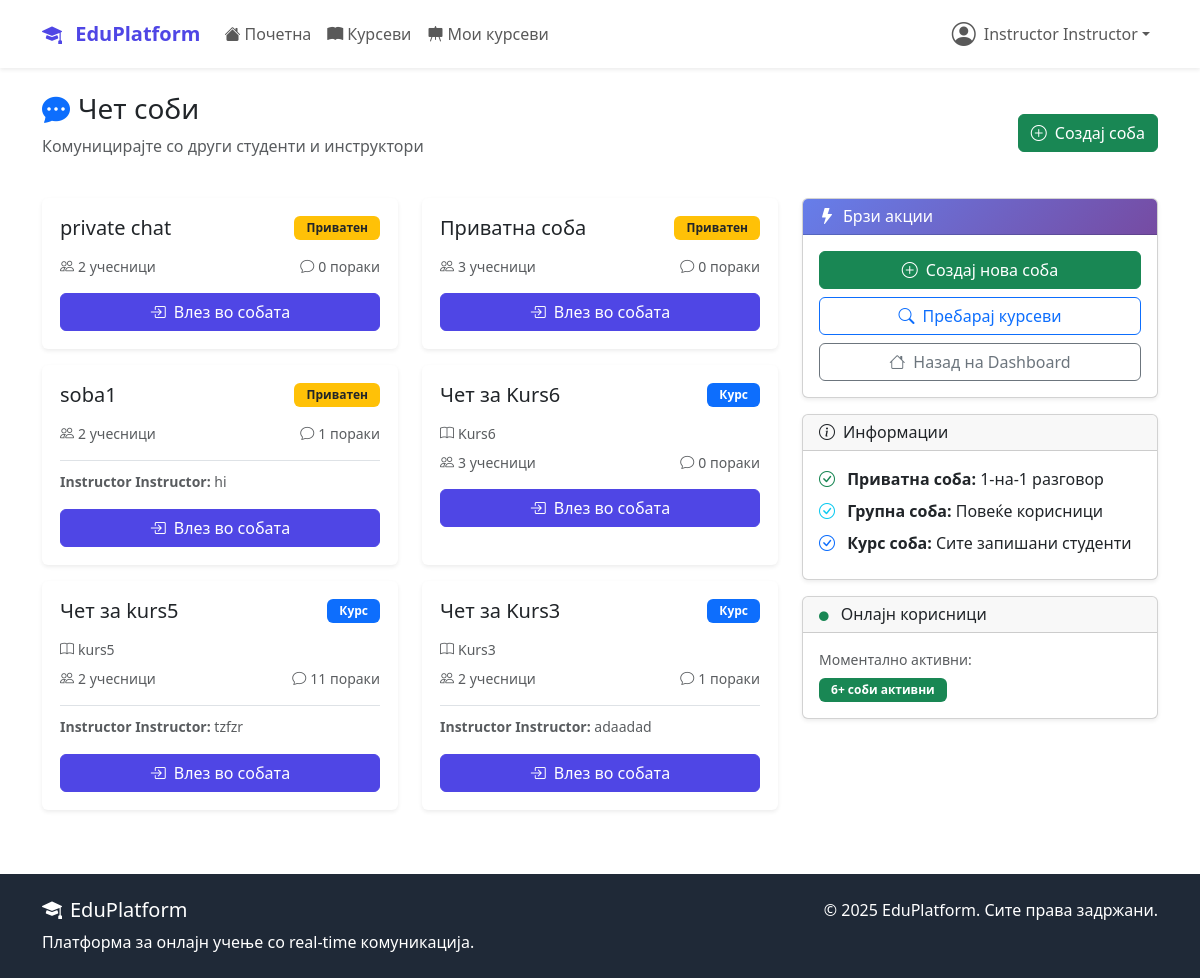
The page /chat/ (signed in) on the database its author committed.
### accounts/models.py (models this page shows, shortened)
class User(AbstractUser):
    USER_TYPE_CHOICES = (
        ('student', 'Студент'),
        ('instructor', 'Инструктор'),
        ('admin', 'Администратор'),
    )
    user_type = models.CharField(
        max_length=20,
        choices=USER_TYPE_CHOICES,
        default='student'
    )
    bio = models.TextField(max_length=500, blank=True)
    profile_picture = models.ImageField(
        upload_to='profile_pics/',
        blank=True,  # Додадено
        null=True    # Додадено
    )
    birth_date = models.DateField(null=True, blank=True)
    phone_number = models.CharField(max_length=15, blank=True)
    created_at = models.DateTimeField(auto_now_add=True)
    updated_at = models.DateTimeField(auto_now=True)

### chat/models.py (models this page shows, shortened)
class ChatRoom(models.Model):
    ROOM_TYPE_CHOICES = (
        ('course', 'Курс'),
        ('private', 'Приватен'),
        ('group', 'Групен'),
        ('general', 'Општ'),
    )
    name = models.CharField(max_length=100)
    room_type = models.CharField(max_length=20, choices=ROOM_TYPE_CHOICES)
    course = models.OneToOneField(
        Course,
        on_delete=models.CASCADE,
        null=True,
        blank=True,
        related_name='chat_room'
    )
    participants = models.ManyToManyField(
        settings.AUTH_USER_MODEL,
        related_name='chat_rooms'
    )
    created_by = models.ForeignKey(
        settings.AUTH_USER_MODEL,
        on_delete=models.CASCADE,
        related_name='created_rooms'
    )
    is_active = models.BooleanField(default=True)
    created_at = models.DateTimeField(auto_now_add=True)
    def get_latest_message(self):
        return self.messages.order_by('-timestamp').first()

class Message(models.Model):
    MESSAGE_TYPE_CHOICES = (
        ('text', 'Текст'),
        ('file', 'Фајл'),
        ('image', 'Слика'),
        ('system', 'Системска'),
    )
    room = models.ForeignKey(ChatRoom, on_delete=models.CASCADE, related_name='messages')
    sender = models.ForeignKey(
        settings.AUTH_USER_MODEL,
        on_delete=models.CASCADE,
        related_name='sent_messages'
    )
    content = models.TextField()
    message_type = models.CharField(max_length=20, choices=MESSAGE_TYPE_CHOICES, default='text')
    file_attachment = models.FileField(upload_to='chat_files/', blank=True, null=True)
    reply_to = models.ForeignKey(
        'self',
        on_delete=models.CASCADE,
        null=True,
        blank=True,
        related_name='replies'
    )
    is_edited = models.BooleanField(default=False)
    edited_at = models.DateTimeField(null=True, blank=True)
    timestamp = models.DateTimeField(auto_now_add=True)
    class Meta:
        ordering = ['timestamp']

### courses/models.py (models this page shows, shortened)
class Course(models.Model):
    DIFFICULTY_CHOICES = (
        ('beginner', 'Почетник'),
        ('intermediate', 'Средно'),
        ('advanced', 'Напредно'),
    )
    STATUS_CHOICES = (
        ('draft', 'Нацрт'),
        ('published', 'Објавен'),
        ('archived', 'Архивиран'),
    )
    title = models.CharField(max_length=200)
    slug = models.SlugField(unique=True, blank=True, max_length=250)
    description = models.TextField()
    instructor = models.ForeignKey(
        settings.AUTH_USER_MODEL,
        on_delete=models.CASCADE,
        related_name='courses_taught'
    )
    category = models.ForeignKey(Category, on_delete=models.CASCADE)
    thumbnail = models.ImageField(upload_to='course_thumbnails/', blank=True)
    price = models.DecimalField(max_digits=8, decimal_places=2, default=0.00)
    difficulty = models.CharField(max_length=20, choices=DIFFICULTY_CHOICES)
    status = models.CharField(max_length=20, choices=STATUS_CHOICES, default='published')
    duration_hours = models.PositiveIntegerField(help_text="Должина во часови")
    max_students = models.PositiveIntegerField(null=True, blank=True)
    requirements = models.TextField(blank=True, help_text="Предуслови за курсот")
    what_you_learn = models.TextField(help_text="Што ќе научат студентите")
    created_at = models.DateTimeField(auto_now_add=True)
    updated_at = models.DateTimeField(auto_now=True)
    class Meta:
        ordering = ['-created_at']

### chat/views.py (the view)
# urls.py: path('', views.ChatListView.as_view(), name='list'),
class ChatListView(LoginRequiredMixin, ListView):
    model = ChatRoom
    template_name = 'chat/list.html'
    context_object_name = 'chat_rooms'
    def get_queryset(self):
        user = self.request.user
        return ChatRoom.objects.filter(
            participants=user,
            is_active=True
        ).annotate(
            message_count=Count('messages')
        ).order_by('-created_at')
    def get_context_data(self, **kwargs):
        context = super().get_context_data(**kwargs)
        user = self.request.user
        chat_settings, created = UserChatSettings.objects.get_or_create(user=user)
        context['chat_settings'] = chat_settings
        if user.user_type == 'instructor':
            context['available_courses'] = Course.objects.filter(
                instructor=user,
                status='published'
            ).exclude(
                chat_room__isnull=False
            )
        return context

### templates/chat/list.html (shortened to what this page needs)
{% extends 'base.html' %}
{% block content %}
<div class="container mt-4">
    <div class="d-flex justify-content-between align-items-center mb-4">
        <div>
            <h3><i class="bi bi-chat-dots-fill me-2 text-primary"></i>Чет соби</h3>
            <p class="text-muted">Комуницирајте со други студенти и инструктори</p>
        </div>
        <a href="{% url 'chat:create_room' %}" class="btn btn-success">
            <i class="bi bi-plus-circle me-2"></i>Создај соба
        </a>
    </div>
    <div class="row">
        <div class="col-md-8">
            {% if chat_rooms %}
                <div class="row">
                    {% for room in chat_rooms %}
                    <div class="col-md-6 mb-3">
                        <div class="card chat-room-card h-100 shadow-sm">
                            <div class="card-body">
                                <div class="d-flex justify-content-between align-items-start mb-2">
                                    <h5 class="card-title">{{ room.name }}</h5>
                                    {% if room.room_type == 'course' %}
                                        <span class="badge bg-primary">{{ room.get_room_type_display }}</span>
                                    {% elif room.room_type == 'private' %}
                                        <span class="badge bg-warning text-dark">{{ room.get_room_type_display }}</span>
                                    {% else %}
                                        <span class="badge bg-info">{{ room.get_room_type_display }}</span>
                                    {% endif %}
                                </div>
                                {% if room.course %}
                                    <p class="text-muted small mb-2">
                                        <i class="bi bi-book me-1"></i>{{ room.course.title }}
                                    </p>
                                {% endif %}
                                <div class="d-flex justify-content-between align-items-center text-muted small mb-3">
                                    <span>
                                        <i class="bi bi-people me-1"></i>{{ room.participants.count }} учесници
                                    </span>
                                    <span>
                                        <i class="bi bi-chat me-1"></i>{{ room.message_count }} пораки
                                    </span>
                                </div>
                                {% with latest_message=room.get_latest_message %}
                                {% if latest_message %}
                                    <div class="border-top pt-2 mb-3">
                                        <small class="text-muted">
                                            <strong>{{ latest_message.sender.get_full_name|default:latest_message.sender.username }}:</strong>
                                            {{ latest_message.content|truncatewords:8 }}
                                        </small>
                                    </div>
                                {% endif %}
                                {% endwith %}
                                <a href="{% url 'chat:room' room.id %}" class="btn btn-primary w-100">
                                    <i class="bi bi-box-arrow-in-right me-2"></i>Влез во собата
                                </a>
                            </div>
                        </div>
                    </div>
                    {% endfor %}
                </div>
            {% endif %}
        </div>
        <div class="col-md-4">
            <div class="card shadow-sm mb-3">
                <div class="card-header bg-primary text-white">
                    <h6 class="mb-0"><i class="bi bi-lightning-fill me-2"></i>Брзи акции</h6>
                </div>
                <div class="card-body">
                    <div class="d-grid gap-2">
                        <a href="{% url 'chat:create_room' %}" class="btn btn-success">
                            <i class="bi bi-plus-circle me-2"></i>Создај нова соба
                        </a>
                        <a href="{% url 'courses:list' %}" class="btn btn-outline-primary">
                            <i class="bi bi-search me-2"></i>Пребарај курсеви
                        </a>
                        <a href="{% url 'dashboard:home' %}" class="btn btn-outline-secondary">
                            <i class="bi bi-house me-2"></i>Назад на Dashboard
                        </a>
                    </div>
                </div>
            </div>
            <div class="card shadow-sm mb-3">
                <div class="card-header">
                    <h6 class="mb-0"><i class="bi bi-info-circle me-2"></i>Информации</h6>
                </div>
                <div class="card-body">
                    <ul class="list-unstyled mb-0">
                        <li class="mb-2">
                            <i class="bi bi-check-circle text-success me-2"></i>
                            <strong>Приватна соба:</strong> 1-на-1 разговор
                        </li>
                        <li class="mb-2">
                            <i class="bi bi-check-circle text-info me-2"></i>
                            <strong>Групна соба:</strong> Повеќе корисници
                        </li>
                        {% if user.user_type == 'instructor' %}
                        <li class="mb-2">
                            <i class="bi bi-check-circle text-primary me-2"></i>
                            <strong>Курс соба:</strong> Сите запишани студенти
                        </li>
                        {% endif %}
                    </ul>
                </div>
            </div>
            <div class="card shadow-sm mt-3">
                <div class="card-header">
                    <h6 class="mb-0">
                        <i class="bi bi-circle-fill text-success me-2" style="font-size: 0.6rem;"></i>
                        Онлајн корисници
                    </h6>
                </div>
                <div class="card-body">
                    <p class="small text-muted mb-2">Моментално активни:</p>
                    <div class="d-flex align-items-center">
                        <div class="avatar-group">
                            <span class="badge bg-success">{{ chat_rooms|length }}+ соби активни</span>
                        </div>
                    </div>
                </div>
            </div>
        </div>
    </div>
</div>
{% endblock %}

### templates/base.html (shortened to what this page needs)
<!DOCTYPE html>
<html lang="mk">
<head>
    <link href="https://cdn.jsdelivr.net/npm/bootstrap@5.3.2/dist/css/bootstrap.min.css" rel="stylesheet">
    <link rel="stylesheet" href="https://cdn.jsdelivr.net/npm/bootstrap-icons@1.11.1/font/bootstrap-icons.css">
</head>
<body class="d-flex flex-column min-vh-100">
    <nav class="navbar navbar-expand-lg navbar-light bg-white shadow-sm">
        <div class="container">
            <a class="navbar-brand" href="{% url 'dashboard:home' %}">
                <i class="bi bi-mortarboard-fill me-2"></i>
                EduPlatform
            </a>
            <div class="collapse navbar-collapse" id="navbarNav">
                <ul class="navbar-nav me-auto">
                    <li class="nav-item">
                        <a class="nav-link" href="{% url 'dashboard:home' %}">
                            <i class="bi bi-house-fill me-1"></i>Почетна
                        </a>
                    </li>
                    <li class="nav-item">
                        <a class="nav-link" href="{% url 'courses:list' %}">
                            <i class="bi bi-book-fill me-1"></i>Курсеви
                        </a>
                    </li>
                    {% if user.is_authenticated and user.user_type == 'instructor' %}
                    <li class="nav-item">
                        <a class="nav-link" href="{% url 'courses:my_courses' %}">
                            <i class="bi bi-easel-fill me-1"></i>Мои курсеви
                        </a>
                    </li>
                    {% endif %}
                </ul>
                <ul class="navbar-nav">
                    {% if user.is_authenticated %}
                        <li class="nav-item dropdown">
                            <a class="nav-link dropdown-toggle d-flex align-items-center" href="#"
                               id="navbarDropdown" role="button" data-bs-toggle="dropdown">
                                {% if user.profile_picture %}
                                    <img src="{{ user.profile_picture.url }}" alt="Профил"
                                         class="rounded-circle me-2" width="32" height="32">
                                {% else %}
                                    <i class="bi bi-person-circle me-2 fs-4"></i>
                                {% endif %}
                                {{ user.get_full_name|default:user.username }}
                            </a>
                        </li>
                    {% endif %}
                </ul>
            </div>
        </div>
    </nav>
    <main class="flex-grow-1">
        {% block content %}{% endblock %}
    </main>
    <footer class="footer mt-5 py-4">
        <div class="container">
            <div class="row">
                <div class="col-md-6">
                    <h5><i class="bi bi-mortarboard-fill me-2"></i>EduPlatform</h5>
                    <p class="mb-0">Платформа за онлајн учење со real-time комуникација.</p>
                </div>
                <div class="col-md-6 text-md-end">
                    <p class="mb-0">&copy; 2025 EduPlatform. Сите права задржани.</p>
                </div>
            </div>
        </div>
    </footer>
</body>
</html>

### templates/base.html (style rules this page uses)
:root { --primary-color: #4f46e5; --secondary-color: #6366f1; --success-color: #10b981; --warning-color: #f59e0b; --danger-color: #ef4444; --dark-color: #1f2937; --light-color: #f8fafc; }
.navbar-brand { font-weight: bold; color: var(--primary-color) !important; }
.navbar { z-index: 1030 !important; position: sticky; top: 0; }
.navbar-nav .nav-item.dropdown { position: relative; z-index: 1050 !important; }
.btn-primary { background-color: var(--primary-color); border-color: var(--primary-color); }
.footer { background-color: var(--dark-color); color: white; margin-top: auto; }
main .card { position: relative; z-index: 1; }

### templates/chat/list.html (style rules this page uses)
.chat-room-card { transition: all 0.3s ease; border: 2px solid transparent; }
.avatar-group { display: flex; align-items: center; }
.badge { font-weight: 600; padding: 6px 12px; }
.card-header.bg-primary { background: linear-gradient(135deg, #667eea 0%, #764ba2 100%) !important; }

### rows shown on the page
User: get_full_name "Instructor Instructor"
ChatRoom: name "private chat", room_type "Приватен", participants.count "2", message_count "0"
ChatRoom: name "Приватна соба", room_type "Приватен", participants.count "3", message_count "0"
ChatRoom: name "soba1", room_type "Приватен", participants.count "2", message_count "1", get_latest_message.sender.get_full_name "Instructor Instructor", get_latest_message.content "hi"
ChatRoom: name "Чет за Kurs6", room_type "Курс", course "Kurs6", participants.count "3", message_count "0"
ChatRoom: name "Чет за kurs5", room_type "Курс", course "kurs5", participants.count "2", message_count "11", get_latest_message.sender.get_full_name "Instructor Instructor", get_latest_message.content "tzfzr"
ChatRoom: name "Чет за Kurs3", room_type "Курс", course "Kurs3", participants.count "2", message_count "1", get_latest_message.sender.get_full_name "Instructor Instructor", get_latest_message.content "adaadad"

### other values the page prints
{{ chat_rooms|length }} "6"
